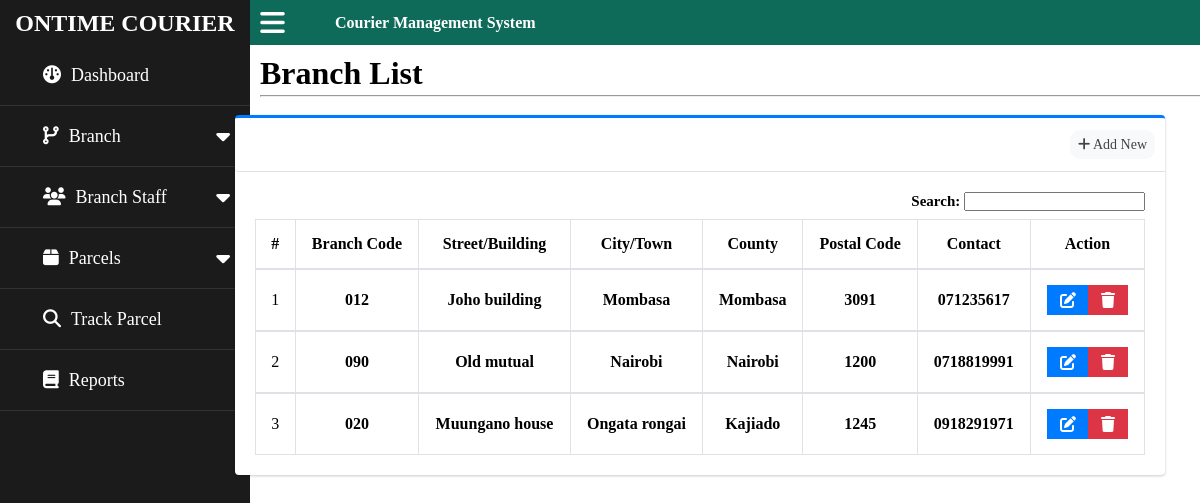
The app's page /branchlist.php, older data.
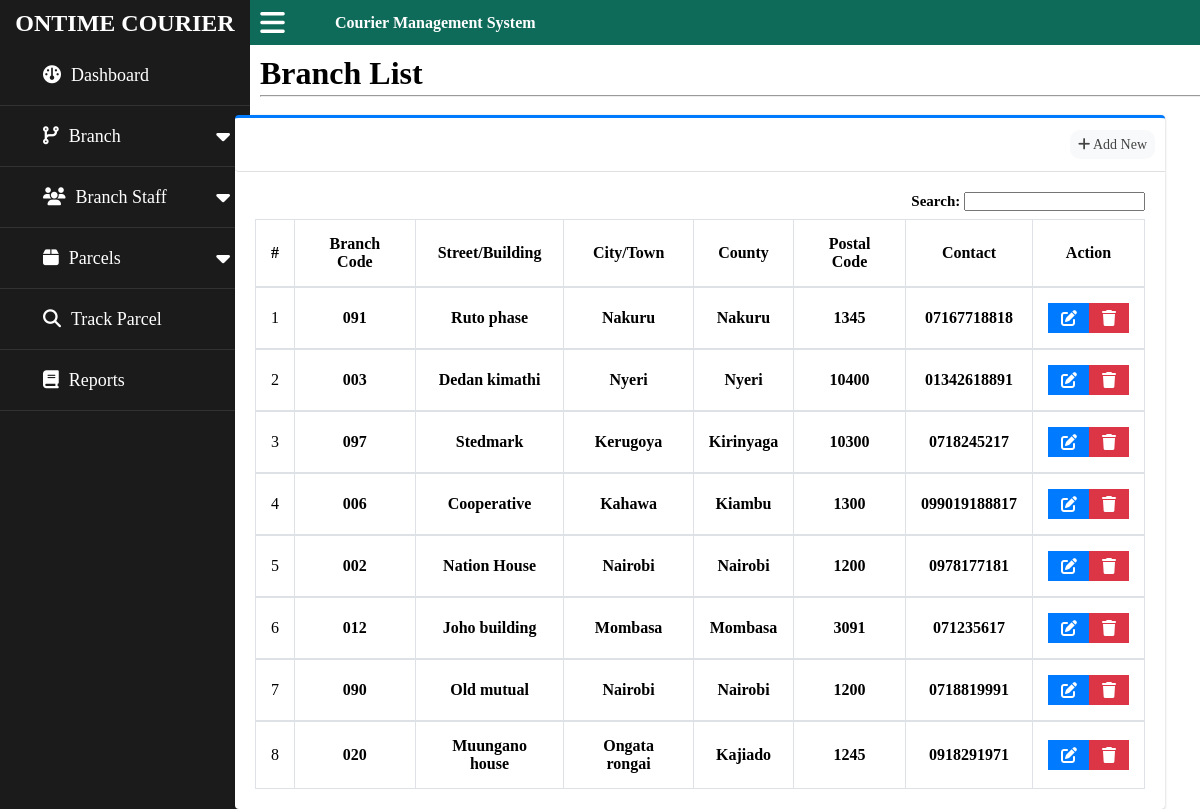
The same page, newer data.
### tables this page shows
CREATE TABLE `branch` (
  `id` int(11) NOT NULL,
  `street` varchar(100) NOT NULL,
  `city` varchar(100) NOT NULL,
  `code` varchar(100) NOT NULL,
  `postal` varchar(100) NOT NULL,
  `county` varchar(100) NOT NULL,
  `contact` varchar(100) NOT NULL
);

### branchlist.php (the view, shortened to what this page needs)
<?php
include 'header.php';
include 'sidebar.php';
include 'topbar.php';
?>
<div class="sub-wrapper2">
    <h1 class="main-header1">Branch List</h1>
    <hr class="line">
</div>
<div class="container-fluid">
    <div class="col-3">
        <div class="card-1 card-outline card-primary">
            <div class="card-header">
                <div class="card-item">
                    <a href="new_branch.php" class="btn3">
                        <i class="fa fa-plus"></i>
                        Add New
                    </a>
                </div>
            </div>
            <div class="card-body">
                <div class="container-wrapper">
                    <div class="row-1">
                        <div class="col-search">
                            <div class="list-filter">
                                <label for="search" class="search">Search:
                                    <input type="search" class="search-control">
                                </label>
                            </div>
                        </div>
                    </div>
                    <div class="row-1">
                        <div class="table-col">
                            <table class="branch-table">
                                <thead>
                                    <tr role="row" class="trow">
                                        <th class="rhead">#</th>
                                        <th class="rhead">Branch Code</th>
                                        <th class="rhead">Street/Building</th>
                                        <th class="rhead">City/Town</th>
                                        <th class="rhead">County</th>
                                        <th class="rhead">Postal Code</th>
                                        <th class="rhead">Contact</th>
                                        <th class="rhead">Action</th>
                                    </tr>
                                </thead>
                                <tbody>
                                    <?php
                                    $i = 1;
                                    $query = $con->query("SELECT * FROM branch order by id desc");
                                    while ($row = $query->fetch_assoc()) :
                                    ?>
                                        <tr>
                                            <td class="rbody"><?php echo $i++ ?></td>
                                            <td class="rbody">
                                                <b>
                                                    <?php echo $row['code'] ?>
                                                </b>
                                            </td>
                                            <td class="rbody">
                                                <b>
                                                    <?php echo $row['street'] ?>
                                                </b>
                                            </td>
                                            <td class="rbody">
                                                <b>
                                                    <?php echo $row['city'] ?>
                                                </b>
                                            </td>
                                            <td class="rbody">
                                                <b>
                                                    <?php echo $row['county'] ?>
                                                </b>
                                            </td>
                                            <td class="rbody">
                                                <b>
                                                    <?php echo $row['postal'] ?>
                                                </b>
                                            </td>
                                            <td class="rbody">
                                                <b>
                                                    <?php echo $row['contact'] ?>
                                                </b>
                                            </td>
                                            <td class="rbody">
                                                <div class="btn-group">
                                                    <a href="edit_branch.php?&id=<?php echo $row['id'] ?>" class="btn-main btn-edit">
                                                        <i class="fas fa-edit"></i>
                                                    </a>
                                                    <a href="delete_branch.php?&del_id=<?php echo $row['id'] ?>" class="btn-main btn-del">
                                                        <i class="fas fa-trash"></i>
                                                    </a>
                                                </div>
                                            </td>
                                        </tr>
                                    <?php endwhile; ?>
                                </tbody>
                            </table>
                        </div>
                    </div>
                </div>
            </div>
        </div>
    </div>
</div>

### header.php (shortened to what this page needs)
<html lang="en">
<head>
    <link rel="stylesheet" href="assets/css/style.css">
</head>
<body>

### sidebar.php (shortened to what this page needs)
<div class="sidebar">
    <h2 class="text">OnTime Courier</h2>
    <nav class="menus">
        <ul class="list">
            <li class="flex">
                <a href="index.php"><i class="fa-solid fa-gauge"></i>Dashboard
                </a>
            </li>
            <li>
                <a href="#" class="btn-1"><i class="fa-solid fa-code-branch"></i>Branch
                    <span class="fas fa-caret-down first"></span>
                </a>
            </li>
            <li>
                <a href="#" class="btn-2"><i class="fa-solid fa-users"></i>Branch Staff
                    <span class="fas fa-caret-down second"></span>
                </a>
            </li>
            <li>
                <a href="#" class="btn-3"><i class="fa-solid fa-box"></i>Parcels
                    <span class="fas fa-caret-down third"></span>
                </a>
            </li>
            <li><a href="track.php"><i class="fa-solid fa-magnifying-glass"></i>Track Parcel</a></li>
            <li><a href="reports.php"><i class="fa-solid fa-book"></i>Reports</a></li>
        </ul>
    </nav>
</div>

### topbar.php (shortened to what this page needs)
<div class="top-nav" id="top-bar">
        <div class="bars">
            <span class="fas fa-bars menu-bars"></span>
        </div>
        <h4 class="mytitle">Courier Management System</h4>
</div>

Row changes from the older to the newer data that the page shows:
added branch: code "091", street "Ruto phase", city "Nakuru", county "Nakuru", postal "1345", contact "07167718818"
added branch: code "003", street "Dedan kimathi", city "Nyeri", county "Nyeri", postal "10400", contact "01342618891"
added branch: code "097", street "Stedmark", city "Kerugoya", county "Kirinyaga", postal "10300", contact "0718245217"
added branch: code "006", street "Cooperative", city "Kahawa", county "Kiambu", postal "1300", contact "099019188817"
added branch: code "002", street "Nation House", city "Nairobi", county "Nairobi", postal "1200", contact "0978177181"
